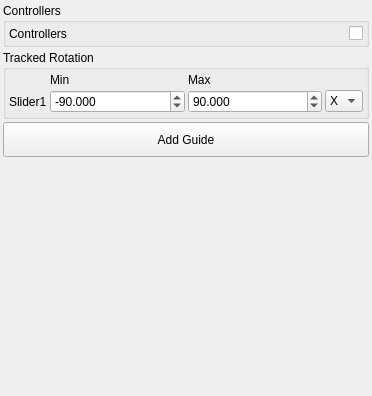
<?xml version="1.0" encoding="UTF-8"?>
<ui version="4.0">
 <class>Form</class>
 <widget class="QWidget" name="Form">
  <property name="geometry">
   <rect>
    <x>0</x>
    <y>0</y>
    <width>372</width>
    <height>396</height>
   </rect>
  </property>
  <property name="windowTitle">
   <string>Form</string>
  </property>
  <layout class="QVBoxLayout" name="verticalLayout">
   <property name="spacing">
    <number>3</number>
   </property>
   <property name="margin">
    <number>3</number>
   </property>
   <item>
    <widget class="QGroupBox" name="groupBox_3">
     <property name="title">
      <string>Controllers</string>
     </property>
     <layout class="QGridLayout" name="gridLayout_2">
      <property name="margin">
       <number>3</number>
      </property>
      <property name="spacing">
       <number>3</number>
      </property>
      <item row="0" column="0">
       <widget class="QLabel" name="label_4">
        <property name="text">
         <string>Controllers</string>
        </property>
       </widget>
      </item>
      <item row="0" column="1">
       <widget class="QCheckBox" name="uiAddControllers">
        <property name="layoutDirection">
         <enum>Qt::RightToLeft</enum>
        </property>
        <property name="text">
         <string/>
        </property>
       </widget>
      </item>
     </layout>
    </widget>
   </item>
   <item>
    <widget class="QGroupBox" name="uiTrackedRotationGRP">
     <property name="title">
      <string>Tracked Rotation</string>
     </property>
     <layout class="QGridLayout" name="gridLayout">
      <property name="margin">
       <number>3</number>
      </property>
      <property name="spacing">
       <number>3</number>
      </property>
      <item row="0" column="1">
       <widget class="QLabel" name="label">
        <property name="text">
         <string>Min</string>
        </property>
       </widget>
      </item>
      <item row="0" column="2">
       <widget class="QLabel" name="label_2">
        <property name="text">
         <string>Max</string>
        </property>
       </widget>
      </item>
      <item row="1" column="0">
       <widget class="QLabel" name="label_3">
        <property name="sizePolicy">
         <sizepolicy hsizetype="Fixed" vsizetype="Preferred">
          <horstretch>0</horstretch>
          <verstretch>0</verstretch>
         </sizepolicy>
        </property>
        <property name="text">
         <string>Slider1</string>
        </property>
       </widget>
      </item>
      <item row="1" column="1">
       <widget class="QDoubleSpinBox" name="uiMinRot1">
        <property name="decimals">
         <number>3</number>
        </property>
        <property name="minimum">
         <double>-180.000000000000000</double>
        </property>
        <property name="maximum">
         <double>-0.001000000000000</double>
        </property>
        <property name="singleStep">
         <double>15.000000000000000</double>
        </property>
        <property name="value">
         <double>-90.000000000000000</double>
        </property>
       </widget>
      </item>
      <item row="1" column="2">
       <widget class="QDoubleSpinBox" name="uiMaxRot1">
        <property name="decimals">
         <number>3</number>
        </property>
        <property name="minimum">
         <double>0.001000000000000</double>
        </property>
        <property name="maximum">
         <double>180.000000000000000</double>
        </property>
        <property name="singleStep">
         <double>15.000000000000000</double>
        </property>
        <property name="value">
         <double>90.000000000000000</double>
        </property>
       </widget>
      </item>
      <item row="1" column="3">
       <widget class="QComboBox" name="uiAxis1">
        <property name="sizePolicy">
         <sizepolicy hsizetype="Fixed" vsizetype="Fixed">
          <horstretch>0</horstretch>
          <verstretch>0</verstretch>
         </sizepolicy>
        </property>
        <item>
         <property name="text">
          <string>X</string>
         </property>
        </item>
        <item>
         <property name="text">
          <string>Y</string>
         </property>
        </item>
        <item>
         <property name="text">
          <string>Z</string>
         </property>
        </item>
       </widget>
      </item>
     </layout>
    </widget>
   </item>
   <item>
    <widget class="QPushButton" name="uiAddGuideBTN">
     <property name="minimumSize">
      <size>
       <width>0</width>
       <height>35</height>
      </size>
     </property>
     <property name="text">
      <string>Add Guide</string>
     </property>
    </widget>
   </item>
   <item>
    <spacer name="verticalSpacer">
     <property name="orientation">
      <enum>Qt::Vertical</enum>
     </property>
     <property name="sizeHint" stdset="0">
      <size>
       <width>20</width>
       <height>290</height>
      </size>
     </property>
    </spacer>
   </item>
  </layout>
 </widget>
 <resources/>
 <connections/>
</ui>
